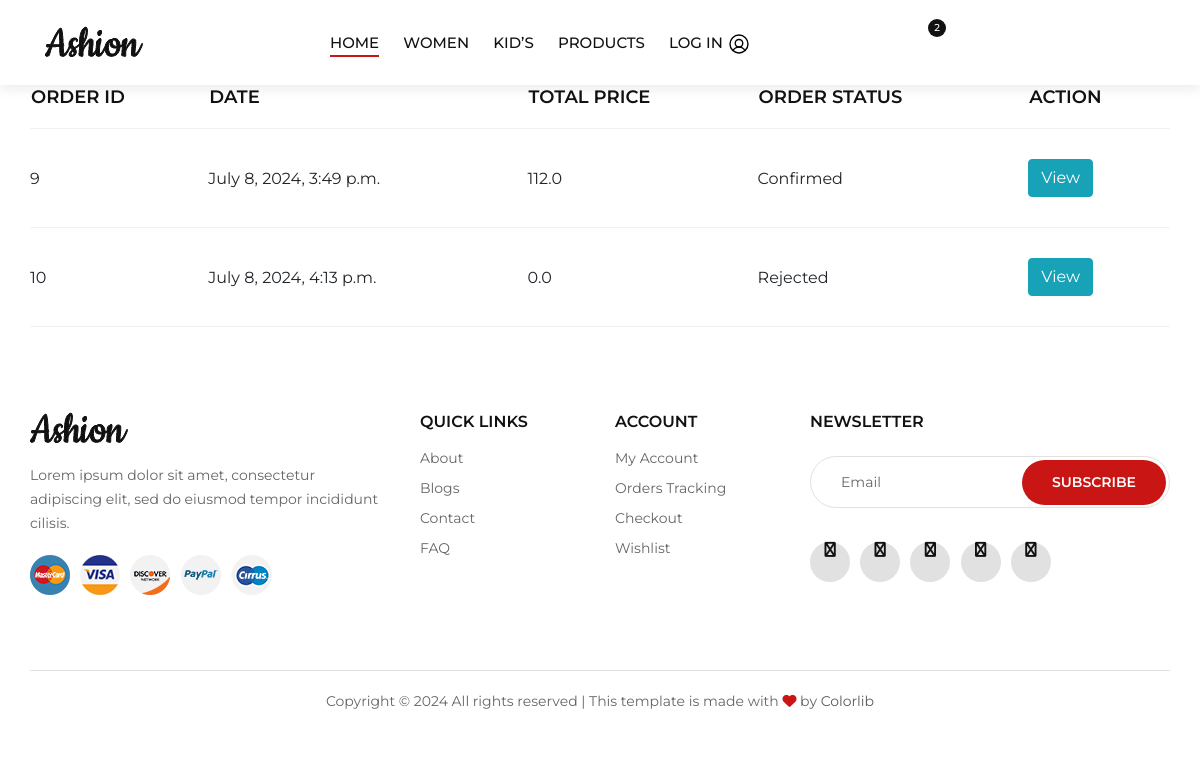
Page /order/orders (signed in) on the committed database.
### orders/models.py (models this page shows, shortened)
class Order(models.Model):
    LIVE = 1
    DELETE = 0
    DELETE_CHOICES = ((LIVE, 'Live'), (DELETE, 'Delete'))
    CART_STAGE = 0
    ORDER_CONFIRMED = 1
    ORDER_PROCESSED = 2
    ORDER_DELIVERED = 3
    ORDER_REJECTED = 4
    STATUS_CHOICES = (
        (CART_STAGE, "CART_STAGE"),
        (ORDER_CONFIRMED, "ORDER_CONFIRMED"),
        (ORDER_PROCESSED, "ORDER_PROCESSED"),
        (ORDER_DELIVERED, "ORDER_DELIVERED"),
        (ORDER_REJECTED, "ORDER_REJECTED"),
    )
    owner = models.ForeignKey(Profile, related_name='orders', on_delete=models.SET_NULL, null=True)
    status = models.IntegerField(choices=STATUS_CHOICES, default=CART_STAGE)
    total_price = models.FloatField(default=0)
    deleted_status = models.IntegerField(choices=DELETE_CHOICES, default=LIVE)
    created_at = models.DateTimeField(auto_now_add=True)
    updated_at = models.DateTimeField(auto_now=True)
    address = models.ForeignKey(Address, on_delete=models.SET_NULL, null=True, blank=True)  # Add the address field here

### orders/views.py (the view)
# urls.py: path('orders',views.show_orders,name='orders'),
@login_required
def show_orders(request):
    customer = request.user.customer_profile
    all_orders = Order.objects.filter(owner=customer)
    for order in all_orders:
        order.local_created_at = timezone.localtime(order.created_at)
    context = {'orders': all_orders,'order.local_created_at':order.local_created_at}
    return render(request, 'orders.html', context)

### orders/context_processors.py (called while the page is built)
def cart_count(request):
    if request.user.is_authenticated:
        try:
            cart = Cart.objects.get(cart_user=request.user)
            cart_items = CartItem.objects.filter(cart=cart,is_active=True)
            return {'cart_count': cart_items.count()}
        except Cart.DoesNotExist:
            return {'cart_count': 0}  # Return 0 if no cart exists for the user
    else:
        return {'cart_count': 0}  # Return 0 for anonymous users or when the user is not logged in

### orders/templatetags/getstatus.py (called while the page is built)
@register.simple_tag(name='getstatus')
def getstatus(status):
    status=status-1
    status_array=['Confirmed','Proccesed','Delivered','Rejected']
    return status_array[status]

### products/context_processors.py (called while the page is built)
def wishlist_count(request):
    if request.user.is_authenticated:
        wishlist_count = Wishlist.objects.filter(user=request.user).count()
    else:
        wishlist_count = 0
    return {'wishlist_count': wishlist_count}

### templates/orders.html (shortened to what this page needs)
<html>
    {% load static %}
{% include "header.html" %}
{% include "base.html" %}
{% load multiply %}
{% load gettotal %}
{% load getstatus %}
<head>
<link rel="stylesheet" href="https://cdnjs.cloudflare.com/ajax/libs/font-awesome/6.0.0-beta3/css/all.min.css">
<link rel="stylesheet" href="{% static 'css/order_view_style.css' %}" type="text/css">
</head>
<body>
        <div class="container">
            <div class="row">
                <div class="col-lg-12">
                    <div class="shop__cart__table">
                        {% if orders %}
                        <table>
                            <thead>
                                <tr>
                                    <th>Order ID</th>
                                    <th>Date</th>
                                    <th>Total Price</th>
                                    <th>Order status</th>
                                    <th>Action</th>
                                    <th></th>
                                </tr>
                                {% for order in orders  %}
                            </thead>
                            <tbody>
                                <tr>
                                    <td>{{order.id}}</td>
                                    <td>{{order.local_created_at}}</td>
                                    <td>{{order.total_price}}</td>
                                    <td>{% getstatus order.status %} </td>
                                    <td> <a href="{% url 'order_view' order.id %}" class="btn btn-info" data-bs-toggle="tooltip" data-bs-placement="top" title="View">
                                        View
                                    </a></td>
                                </tr>
                                {% endfor %}
                            </tbody>
                        </table>
                        {% else %}
                       <p> empty orders</p>
                       {% endif %}
                    </div>
                </div>
            </div>
        </div>
    <footer class="footer">
        <div class="container">
            <div class="row">
                <div class="col-lg-4 col-md-6 col-sm-7">
                    <div class="footer__about">
                        <div class="footer__logo">
                            <a href="./index.html"><img src="img/logo.png" alt=""></a>
                        </div>
                        <p>Lorem ipsum dolor sit amet, consectetur adipiscing elit, sed do eiusmod tempor incididunt
                        cilisis.</p>
                        <div class="footer__payment">
                            <a href="#"><img src="img/payment/payment-1.png" alt=""></a>
                            <a href="#"><img src="img/payment/payment-2.png" alt=""></a>
                            <a href="#"><img src="img/payment/payment-3.png" alt=""></a>
                            <a href="#"><img src="img/payment/payment-4.png" alt=""></a>
                            <a href="#"><img src="img/payment/payment-5.png" alt=""></a>
                        </div>
                    </div>
                </div>
                <div class="col-lg-2 col-md-3 col-sm-5">
                    <div class="footer__widget">
                        <h6>Quick links</h6>
                        <ul>
                            <li><a href="#">About</a></li>
                            <li><a href="#">Blogs</a></li>
                            <li><a href="#">Contact</a></li>
                            <li><a href="#">FAQ</a></li>
                        </ul>
                    </div>
                </div>
                <div class="col-lg-2 col-md-3 col-sm-4">
                    <div class="footer__widget">
                        <h6>Account</h6>
                        <ul>
                            <li><a href="#">My Account</a></li>
                            <li><a href="#">Orders Tracking</a></li>
                            <li><a href="#">Checkout</a></li>
                            <li><a href="#">Wishlist</a></li>
                        </ul>
                    </div>
                </div>
                <div class="col-lg-4 col-md-8 col-sm-8">
                    <div class="footer__newslatter">
                        <h6>NEWSLETTER</h6>
                        <form action="#">
                            <input type="text" placeholder="Email">
                            <button type="submit" class="site-btn">Subscribe</button>
                        </form>
                        <div class="footer__social">
                            <a href="#"><i class="fa fa-facebook"></i></a>
                            <a href="#"><i class="fa fa-twitter"></i></a>
                            <a href="#"><i class="fa fa-youtube-play"></i></a>
                            <a href="#"><i class="fa fa-instagram"></i></a>
                            <a href="#"><i class="fa fa-pinterest"></i></a>
                        </div>
                    </div>
                </div>
            </div>
            <div class="row">
                <div class="col-lg-12">
                    <div class="footer__copyright__text">
                        <p>Copyright &copy; <script>document.write(new Date().getFullYear());</script> All rights reserved | This template is made with <i class="fa fa-heart" aria-hidden="true"></i> by <a href="https://colorlib.com" target="_blank">Colorlib</a></p>
                    </div>
                </div>
            </div>
        </div>
    </footer>
</body>
</body>
</html>

### static/css/style.css (style rules this page uses)
html, body { height: 100%; font-family: "Montserrat", sans-serif; -webkit-font-smoothing: antialiased; }
h1, h2, h3, h4, h5, h6 { margin: 0; color: #111111; font-weight: 400; font-family: "Montserrat", sans-serif; }
h6 { font-size: 16px; }
p { font-size: 14px; font-family: "Montserrat", sans-serif; color: #666666; font-weight: 400; line-height: 24px; margin: 0 0 15px 0; }
img { max-width: 100%; }
ul, ol { padding: 0; margin: 0; }
.site-btn { font-size: 14px; color: #ffffff; background: #ca1515; font-weight: 600; border: none; text-transform: uppercase; display: inline-block; padding: 12px 30px; border-radius: 50px; }
.footer { padding-top: 55px; }
.footer__about { margin-bottom: 30px; }
.footer__about p { margin-bottom: 20px; }
.footer__logo { margin-bottom: 20px; }
.footer__payment a { margin-right: 6px; margin-bottom: 10px; display: inline-block; }
.footer__payment a:last-child { margin-right: 0; }
.footer__widget { margin-bottom: 30px; }
.footer__widget h6 { color: #111111; font-weight: 600; text-transform: uppercase; margin-bottom: 12px; }
.footer__widget ul li { list-style: none; }
.footer__widget ul li a { font-size: 14px; color: #666666; line-height: 30px; }
.footer__newslatter { margin-bottom: 30px; }
.footer__newslatter h6 { color: #111111; font-weight: 600; text-transform: uppercase; margin-bottom: 25px; }
.footer__newslatter form { position: relative; margin-bottom: 30px; }
.footer__newslatter form input { height: 52px; width: 100%; border: 1px solid #e1e1e1; border-radius: 50px; padding-left: 30px; font-size: 14px; color: #666666; }
.footer__newslatter form input::placeholder { color: #666666; }
.footer__newslatter form button { position: absolute; right: 4px; top: 4px; }
.footer__social a { display: inline-block; height: 40px; width: 40px; background: #e1e1e1; font-size: 15px; color: #111111; line-height: 40px; text-align: center; border-radius: 50%; margin-right: 6px; margin-bottom: 5px; }
.footer__social a:last-child { margin-right: 0; }
.footer__copyright__text { border-top: 1px solid #e1e1e1; padding: 18px 0 25px; text-align: center; margin-top: 35px; }
.footer__copyright__text p { margin-bottom: 0; }
.footer__copyright__text a { color: #5C5C5C; }
.footer__copyright__text i { color: #ca1515; }
.shop__cart__table { margin-bottom: 30px; }
.shop__cart__table table { width: 100%; }
.shop__cart__table thead { border-bottom: 1px solid #f2f2f2; }
.shop__cart__table thead th { font-size: 18px; color: #111111; font-weight: 600; text-transform: uppercase; padding-bottom: 20px; }
.shop__cart__table tbody tr { border-bottom: 1px solid #f2f2f2; }
.shop__cart__table tbody tr td { padding: 30px 0; }
@media only screen and (min-width: 1200px) { .container { max-width: 1170px; } }

### rows in the picture
Order: id "9", local_created_at "July 8, 2024, 3:49 p.m.", total_price "112.0", status "Confirmed"
Order: id "10", local_created_at "July 8, 2024, 4:13 p.m.", total_price "0.0", status "Rejected"

### other values in the picture
{{ wishlist_count }} "2"
